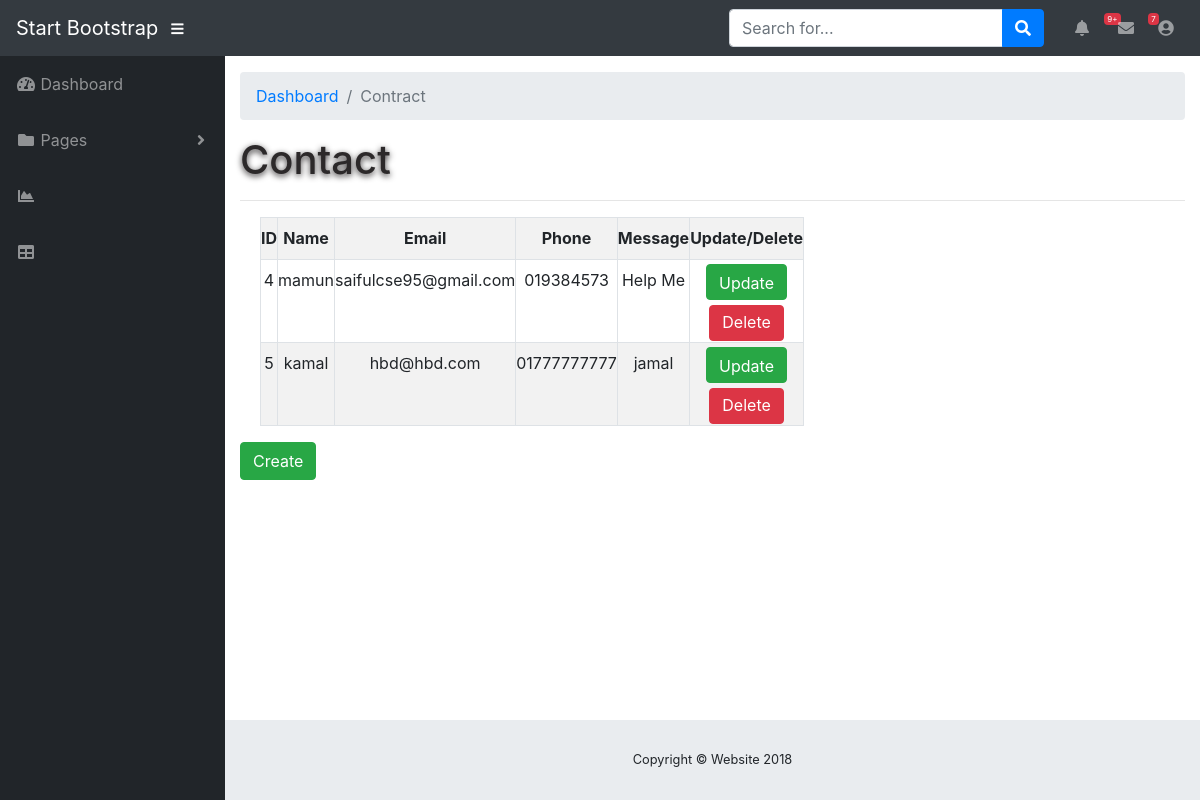
The app's page /medical/admin/blank.php with its own data.
### tables this page shows
CREATE TABLE `contact` (
  `id` int(225) NOT NULL,
  `name` varchar(225) NOT NULL,
  `email` varchar(225) NOT NULL,
  `phone` varchar(225) NOT NULL,
  `msg` varchar(250) NOT NULL
);

### medical/admin/blank.php (the view, shortened to what this page needs)
<!DOCTYPE html>
<html lang="en">
  <head>
    <link href="vendor/bootstrap/css/bootstrap.min.css" rel="stylesheet">
    <link href="vendor/fontawesome-free/css/all.min.css" rel="stylesheet" type="text/css">
    <link href="vendor/datatables/dataTables.bootstrap4.css" rel="stylesheet">
    <link href="css/sb-admin.css" rel="stylesheet">
  </head>
  <body id="page-top">
    <nav class="navbar navbar-expand navbar-dark bg-dark static-top">
      <a class="navbar-brand mr-1" href="index.php">Start Bootstrap</a>
      <button class="btn btn-link btn-sm text-white order-1 order-sm-0" id="sidebarToggle" href="#">
        <i class="fas fa-bars"></i>
      </button>
      <form class="d-none d-md-inline-block form-inline ml-auto mr-0 mr-md-3 my-2 my-md-0">
        <div class="input-group">
          <input type="text" class="form-control" placeholder="Search for..." aria-label="Search" aria-describedby="basic-addon2">
          <div class="input-group-append">
            <button class="btn btn-primary" type="button">
              <i class="fas fa-search"></i>
            </button>
          </div>
        </div>
      </form>
      <ul class="navbar-nav ml-auto ml-md-0">
        <li class="nav-item dropdown no-arrow mx-1">
          <a class="nav-link dropdown-toggle" href="#" id="alertsDropdown" role="button" data-toggle="dropdown" aria-haspopup="true" aria-expanded="false">
            <i class="fas fa-bell fa-fw"></i>
            <span class="badge badge-danger">9+</span>
          </a>
        </li>
        <li class="nav-item dropdown no-arrow mx-1">
          <a class="nav-link dropdown-toggle" href="#" id="messagesDropdown" role="button" data-toggle="dropdown" aria-haspopup="true" aria-expanded="false">
            <i class="fas fa-envelope fa-fw"></i>
            <span class="badge badge-danger">7</span>
          </a>
        </li>
        <li class="nav-item dropdown no-arrow">
          <a class="nav-link dropdown-toggle" href="#" id="userDropdown" role="button" data-toggle="dropdown" aria-haspopup="true" aria-expanded="false">
            <i class="fas fa-user-circle fa-fw"></i>
          </a>
        </li>
      </ul>
    </nav>
    <div id="wrapper">
      <ul class="sidebar navbar-nav">
        <li class="nav-item">
          <a class="nav-link" href="index.php">
            <i class="fas fa-fw fa-tachometer-alt"></i>
            <span>Dashboard</span>
          </a>
        </li>
        <li class="nav-item dropdown">
          <a class="nav-link dropdown-toggle" href="#" id="pagesDropdown" role="button" data-toggle="dropdown" aria-haspopup="true" aria-expanded="false">
            <i class="fas fa-fw fa-folder"></i>
            <span>Pages</span>
          </a>
        </li>
        <li class="nav-item">
          <a class="nav-link" href="">
            <i class="fas fa-fw fa-chart-area"></i>
            <span></span></a>
        </li>
        <li class="nav-item">
          <a class="nav-link" href="">
            <i class="fas fa-fw fa-table"></i>
            <span></span></a>
        </li>
      </ul>
      <div id="content-wrapper">
        <div class="container-fluid">
          <ol class="breadcrumb">
            <li class="breadcrumb-item">
              <a href="index.html">Dashboard</a>
            </li>
            <li class="breadcrumb-item active">Contract</li>
          </ol>
          <h1 style="color:#2C292A; text-shadow: 0px 2px 6px;">Contact</h1>
          <hr>
        <table style="margin-left:20px;" class="table table-sm table-striped table-hover table-bordered w-50">
            <tr>
                <th>ID</th>
                <th>Name</th>
                <th>Email</th>
                <th>Phone</th>
                <th>Message</th>
                <th>Update/Delete</th>
            </tr>
                <?php
                $connection=mysqli_connect('localhost','root','','medical');
                $result=mysqli_query($connection,"select * from contact");
                while($row=mysqli_fetch_array($result)){
                    echo "<tr>";
                    echo "<td>";
                    echo $row['id'];
                    echo "</td>";
                    echo "<td>";
                    echo $row['name'];
                    echo "</td>";
                    echo "<td>";
                    echo $row['email'];
                    echo "</td>";
                    echo "<td>";
                    echo $row['phone'];
                    echo "</td>";
                    echo "<td>";
                    echo $row['msg'];
                    echo "</td>";
                    echo '<td><a href="update_contact.php?id='.$row['id'].'"><button type="button" class="btn btn-success pb-1">Update</button></a> <a class="btn btn-danger pt-1" href="delete.php?id='.$row['id'].'">Delete</a></td>';
                    echo "</tr>";
                }
                ?>
        </table>
         <button type="button" class="btn btn-success">Create</button>
         </div>
        <footer class="sticky-footer">
          <div class="container my-auto">
            <div class="copyright text-center my-auto">
              <span>Copyright © Website 2018</span>
            </div>
          </div>
        </footer>
      </div>
    </div>
  </body>
</html>

### medical/admin/css/sb-admin.css (style rules this page uses)
html { position: relative; min-height: 100%; }
body { height: 100%; }
#wrapper { display: -webkit-box; display: -ms-flexbox; display: flex; }
#wrapper #content-wrapper { overflow-x: hidden; width: 100%; padding-top: 1rem; padding-bottom: 80px; }
.navbar-nav .nav-item.dropdown .dropdown-toggle::after { width: 1rem; text-align: center; float: right; vertical-align: 0; border: 0; font-weight: 900; content: '\f105'; font-family: 'Font Awesome 5 Free'; }
.navbar-nav .nav-item.dropdown.no-arrow .dropdown-toggle::after { display: none; }
.navbar-nav .nav-item .nav-link .badge { position: absolute; margin-left: 0.75rem; top: 0.3rem; font-weight: 400; font-size: 0.5rem; }
.sidebar { width: 90px !important; background-color: #212529; min-height: calc(100vh - 56px); }
.sidebar .nav-item:last-child { margin-bottom: 1rem; }
.sidebar .nav-item .nav-link { text-align: center; padding: 0.75rem 1rem; width: 90px; }
.sidebar .nav-item .nav-link span { font-size: 0.65rem; display: block; }
.sidebar .nav-item.dropdown .dropdown-toggle::after { display: none; }
.sidebar .nav-item .nav-link { color: rgba(255, 255, 255, 0.5); }
@media (min-width: 768px) { .sidebar { width: 225px !important; } }
@media (min-width: 768px) { .sidebar .nav-item .nav-link { display: block; width: 100%; text-align: left; padding: 1rem; width: 225px; } }
@media (min-width: 768px) { .sidebar .nav-item .nav-link span { font-size: 1rem; display: inline; } }
@media (min-width: 768px) { .sidebar .nav-item.dropdown .dropdown-toggle::after { display: block; } }
:root { --input-padding-x: 0.75rem; --input-padding-y: 0.75rem; }
footer.sticky-footer { display: -webkit-box; display: -ms-flexbox; display: flex; position: absolute; right: 0; bottom: 0; width: calc(100% - 90px); height: 80px; background-color: #e9ecef; }
footer.sticky-footer .copyright { line-height: 1; font-size: 0.8rem; }
@media (min-width: 768px) { footer.sticky-footer { width: calc(100% - 225px); } }

### medical/admin/blank.php (style rules this page uses)
.table td, .table th { padding: 0rem; vertical-align: top; border-top: 1px solid #dee2e6; line-height: 41px; text-align: center; }

### records on screen
contact: id "4", name "mamun", email "saifulcse95@gmail.com", phone "019384573", msg "Help Me"
contact: id "5", name "kamal", email "hbd@hbd.com", phone "01777777777", msg "jamal"
